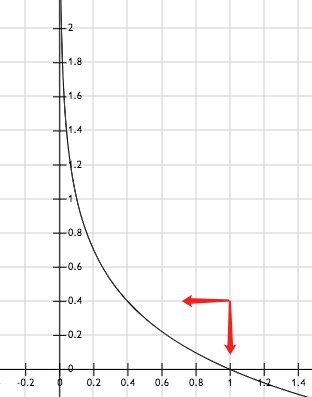
#> input picture book/deeplearning/image/03-1.png, 312 x 397 px, found by its file name; its folder holds only this picture in this run
$ python split_label.py
#> lines starting #> are read from the running program, lines starting #| are printed output that depends on the picture
import os
import numpy as np
import math
import cv2 as cv


path = '/media/D/code/OCR/text-detection-ctpn/data/mlt_english+chinese/image'
gt_path = '/media/D/code/OCR/text-detection-ctpn/data/mlt_english+chinese/label'
out_path = 're_image'
if not os.path.exists(out_path):
    os.makedirs(out_path)
files = os.listdir(path)
files.sort()
#files=files[:100]
for file in files:
    _, basename = os.path.split(file)
    if basename.lower().split('.')[-1] not in ['jpg', 'png']:
        continue
    stem, ext = os.path.splitext(basename)
    gt_file = os.path.join(gt_path, 'gt_' + stem + '.txt')
    img_path = os.path.join(path, file)
    print(img_path)
    img = cv.imread(img_path)
#> img is the input picture: shape (397, 312, 3); mean B, G, R 247.6, 247.6, 248.3
    img_size = img.shape
#> img_size = (397, 312, 3)

    im_size_min = np.min(img_size[0:2])
#> im_size_min = 312
    im_size_max = np.max(img_size[0:2])
#> im_size_max = 397

    # 将图片缩放到 600 ~ 1200 的范围
    # 如果最小的边不为600，则检查最大的边缩放后是否大于1200，也就是图片要么是 600 * （600~1200） 要么是 1200
    im_scale = float(600) / float(im_size_min)
#> im_scale = 1.92
    if np.round(im_scale * im_size_max) > 1200:
        im_scale = float(1200) / float(im_size_max)
    re_im = cv.resize(img, None, None, fx=im_scale, fy=im_scale, interpolation=cv.INTER_LINEAR)
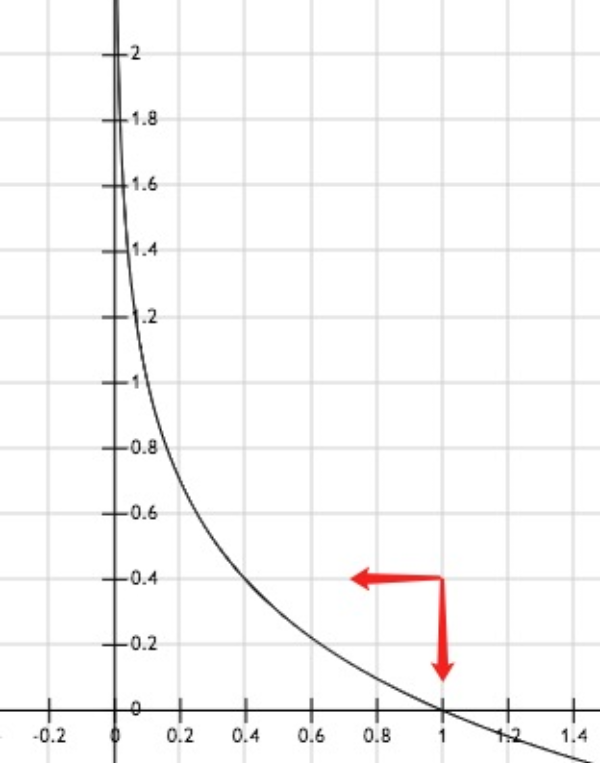
#> re_im: shape (763, 600, 3); mean B, G, R 247.5, 247.6, 248.2
    re_size = re_im.shape
#> re_size = (763, 600, 3)
    cv.imwrite(os.path.join(out_path, stem) + '.jpg', re_im)

    # 同比修改 box 文件中的 坐标
#> (the run stopped early here; a loop or call above may not have finished)

$ run again, on book/deeplearning/image/10-1.png
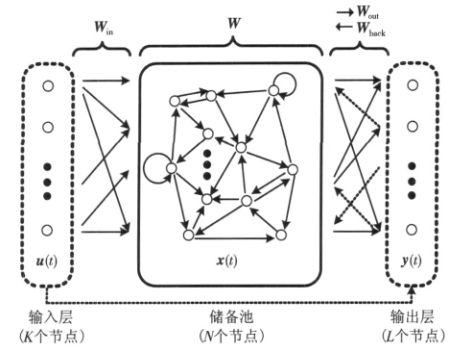
#> input picture book/deeplearning/image/10-1.png, 476 x 364 px, found by its file name
#> img is the input picture: shape (364, 476, 3); min 17, max 255, mean 237.9
#> `re_im = cv.resize(img, None, None, fx=im_scale, fy=im_scale, interpola..`:
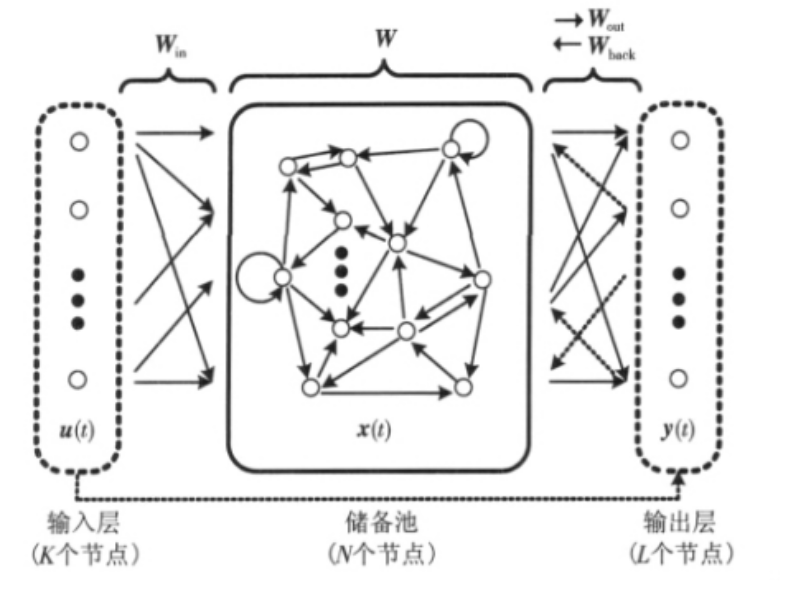
#> re_im: shape (600, 785, 3); min 18, max 255, mean 237.9

$ run again, on book/deeplearning/image/10-10.png
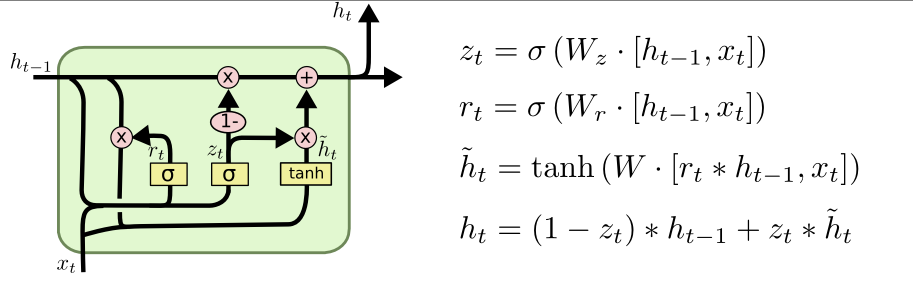
#> input picture book/deeplearning/image/10-10.png, 1826 x 564 px, found by its file name (shown at 1/2 size)
#> img is the input picture: shape (564, 1826, 3); mean B, G, R 230.8, 239.2, 235.2
#> `re_im = cv.resize(img, None, None, fx=im_scale, fy=im_scale, interpola..`:
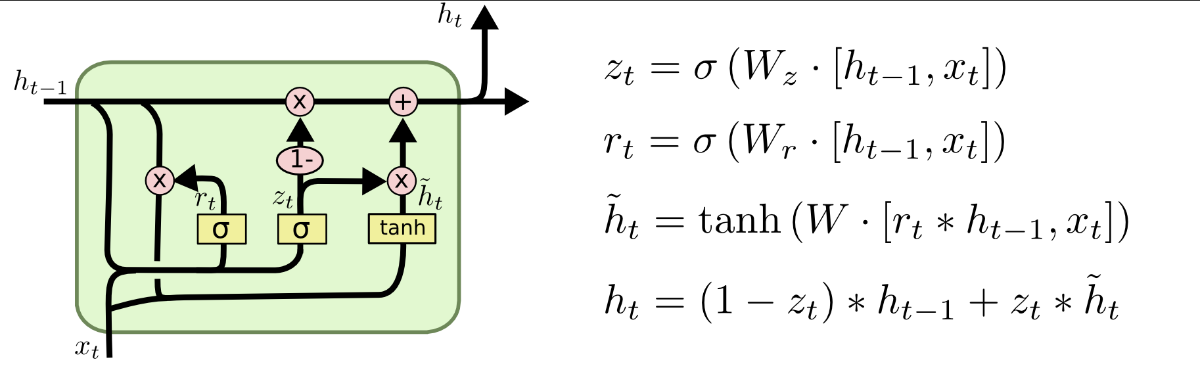
#> re_im: shape (371, 1200, 3); mean B, G, R 230.7, 239.2, 235.2
